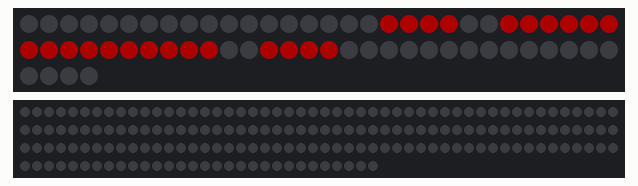
Simulated run of this sketch. Board: Arduino Uno, built with avr-gcc and run on an emulated ATmega328P. Parts: 64 RGB LEDs in strip order, left to right, continuing on the next row, 180 RGB LEDs in strip order, left to right, continuing on the next row. Dim RGB values are drawn brighter than linear.

Above: at 0.15 s.
At 39.82 s:
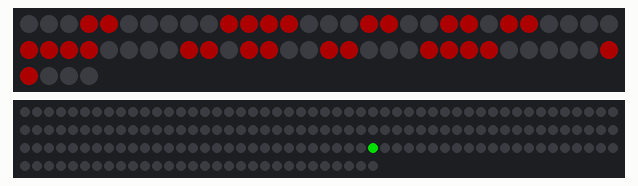

The sketch:

SHINY_SHINY2.ino
```cpp
#include <Adafruit_NeoPixel.h>

#define PIN_MOUTH      6 // Neopixel pin for the mouth
#define NUMPIXELS_MOUTH 64 // Number of pixels in the mouth matrix

#define PIN_OTHER      3 // Neopixel pin for the other LED strip
#define NUMPIXELS_OTHER 180 // Number of pixels in the other LED strip

Adafruit_NeoPixel pixelsMouth = Adafruit_NeoPixel(NUMPIXELS_MOUTH, PIN_MOUTH, NEO_GRB + NEO_KHZ800);
Adafruit_NeoPixel pixelsOther = Adafruit_NeoPixel(NUMPIXELS_OTHER, PIN_OTHER, NEO_GRB + NEO_KHZ800);

int ledState = LOW;
unsigned long previousMillis = 0;
const long interval = 10;
int currentLED = 0;

int mouthClosed[] = { 18,19,20, 21, 24, 25, 26, 27, 28, 29, 30, 31, 32, 33, 34, 35, 36, 37, 38, 39, 42, 43, 44, 45};
int mouthOpen[] = {3, 4, 10, 11, 12, 13, 17, 18, 21, 22, 24, 25, 30, 31, 32, 33, 38, 39, 41, 42, 45, 46, 50, 51, 52, 53, 59, 60};

int currentState = 0; // 0 for closed mouth, 1 for open mouth
unsigned long previousMouthMillis = 0;
const unsigned long CLOSED_DELAY = 5000; // Delay for closed mouth (in milliseconds)
const unsigned long OPEN_DELAY = 5000; // Delay for open mouth (in milliseconds)

void setup() {
  pixelsMouth.begin();
  pixelsMouth.setBrightness(50); // Set the brightness (0-255)

  pixelsOther.begin();
}

void loop() {
  unsigned long currentMillis = millis();

  // Handling the other LED strip
  if (currentMillis - previousMillis >= interval) {
    previousMillis = currentMillis;

    pixelsOther.clear();
    pixelsOther.setPixelColor(currentLED, pixelsOther.Color(0, 150, 0));
    pixelsOther.show();

    currentLED = (currentLED + 1) % NUMPIXELS_OTHER;
  }

  // Handling the mouth LED strip
  unsigned long currentMouthMillis = millis();
  if (currentState == 0) { // Closed mouth
    displayMouth(pixelsMouth, mouthClosed, sizeof(mouthClosed) / sizeof(mouthClosed[0]), 0xFF0000); // Change color as needed
    if (currentMouthMillis - previousMouthMillis >= CLOSED_DELAY) {
      previousMouthMillis = currentMouthMillis;
      currentState = 1; // Change state to open mouth
    }
  } else { // Open mouth
    displayMouth(pixelsMouth, mouthOpen, sizeof(mouthOpen) / sizeof(mouthOpen[0]), 0xFF0000); // Change color as needed
    if (currentMouthMillis - previousMouthMillis >= OPEN_DELAY) {
      previousMouthMillis = currentMouthMillis;
      currentState = 0; // Change state to closed mouth
    }
  }
}

// Function to display mouth based on provided positions for a specific Neopixel strip
void displayMouth(Adafruit_NeoPixel &strip, int mouth[], int size, uint32_t color) {
  strip.clear();
  for (int i = 0; i < size; i++) {
    strip.setPixelColor(mouth[i], color);
  }
  strip.show();
}
```
